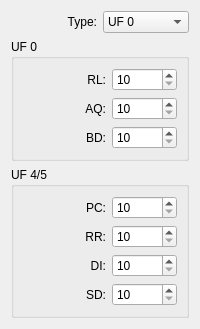
                <widget class="QWidget" name="tab_11">
                 <attribute name="title">
                  <string>Mode S Extend</string>
                 </attribute>
                 <layout class="QVBoxLayout" name="verticalLayout_4">
                  <item>
                   <layout class="QHBoxLayout" name="horizontalLayout_18">
                    <item>
                     <widget class="QLabel" name="label_51">
                      <property name="text">
                       <string>Type:</string>
                      </property>
                      <property name="alignment">
                       <set>Qt::AlignRight|Qt::AlignTrailing|Qt::AlignVCenter</set>
                      </property>
                     </widget>
                    </item>
                    <item>
                     <widget class="QComboBox" name="comboBox_7">
                      <property name="maximumSize">
                       <size>
                        <width>104</width>
                        <height>16777215</height>
                       </size>
                      </property>
                      <item>
                       <property name="text">
                        <string>UF 0</string>
                       </property>
                      </item>
                      <item>
                       <property name="text">
                        <string>UF 4</string>
                       </property>
                      </item>
                      <item>
                       <property name="text">
                        <string>UF 5</string>
                       </property>
                      </item>
                     </widget>
                    </item>
                   </layout>
                  </item>
                  <item>
                   <widget class="QGroupBox" name="groupBox">
                    <property name="title">
                     <string>UF 0</string>
                    </property>
                    <layout class="QVBoxLayout" name="verticalLayout">
                     <item>
                      <layout class="QHBoxLayout" name="horizontalLayout_32">
                       <item>
                        <widget class="QLabel" name="label_54">
                         <property name="text">
                          <string>RL:</string>
                         </property>
                         <property name="alignment">
                          <set>Qt::AlignRight|Qt::AlignTrailing|Qt::AlignVCenter</set>
                         </property>
                        </widget>
                       </item>
                       <item>
                        <widget class="QSpinBox" name="spinBox_5">
                         <property name="maximumSize">
                          <size>
                           <width>65</width>
                           <height>16777215</height>
                          </size>
                         </property>
                         <property name="minimum">
                          <number>10</number>
                         </property>
                         <property name="maximum">
                          <number>55</number>
                         </property>
                        </widget>
                       </item>
                      </layout>
                     </item>
                     <item>
                      <layout class="QHBoxLayout" name="horizontalLayout_33">
                       <item>
                        <widget class="QLabel" name="label_55">
                         <property name="text">
                          <string>AQ:</string>
                         </property>
                         <property name="alignment">
                          <set>Qt::AlignRight|Qt::AlignTrailing|Qt::AlignVCenter</set>
                         </property>
                        </widget>
                       </item>
                       <item>
                        <widget class="QSpinBox" name="spinBox_7">
                         <property name="maximumSize">
                          <size>
                           <width>65</width>
                           <height>16777215</height>
                          </size>
                         </property>
                         <property name="minimum">
                          <number>10</number>
                         </property>
                         <property name="maximum">
                          <number>55</number>
                         </property>
                        </widget>
                       </item>
                      </layout>
                     </item>
                     <item>
                      <layout class="QHBoxLayout" name="horizontalLayout_34">
                       <item>
                        <widget class="QLabel" name="label_56">
                         <property name="text">
                          <string>BD:</string>
                         </property>
                         <property name="alignment">
                          <set>Qt::AlignRight|Qt::AlignTrailing|Qt::AlignVCenter</set>
                         </property>
                        </widget>
                       </item>
                       <item>
                        <widget class="QSpinBox" name="spinBox_8">
                         <property name="maximumSize">
                          <size>
                           <width>65</width>
                           <height>16777215</height>
                          </size>
                         </property>
                         <property name="minimum">
                          <number>10</number>
                         </property>
                         <property name="maximum">
                          <number>55</number>
                         </property>
                        </widget>
                       </item>
                      </layout>
                     </item>
                    </layout>
                   </widget>
                  </item>
                  <item>
                   <widget class="QGroupBox" name="groupBox_3">
                    <property name="title">
                     <string>UF 4/5</string>
                    </property>
                    <layout class="QVBoxLayout" name="verticalLayout_3">
                     <item>
                      <layout class="QHBoxLayout" name="horizontalLayout_35">
                       <item>
                        <widget class="QLabel" name="label_57">
                         <property name="text">
                          <string>PC:</string>
                         </property>
                         <property name="alignment">
                          <set>Qt::AlignRight|Qt::AlignTrailing|Qt::AlignVCenter</set>
                         </property>
                        </widget>
                       </item>
                       <item>
                        <widget class="QSpinBox" name="spinBox_9">
                         <property name="maximumSize">
                          <size>
                           <width>65</width>
                           <height>16777215</height>
                          </size>
                         </property>
                         <property name="minimum">
                          <number>10</number>
                         </property>
                         <property name="maximum">
                          <number>55</number>
                         </property>
                        </widget>
                       </item>
                      </layout>
                     </item>
                     <item>
                      <layout class="QHBoxLayout" name="horizontalLayout_36">
                       <item>
                        <widget class="QLabel" name="label_58">
                         <property name="text">
                          <string>RR:</string>
                         </property>
                         <property name="alignment">
                          <set>Qt::AlignRight|Qt::AlignTrailing|Qt::AlignVCenter</set>
                         </property>
                        </widget>
                       </item>
                       <item>
                        <widget class="QSpinBox" name="spinBox_10">
                         <property name="maximumSize">
                          <size>
                           <width>65</width>
                           <height>16777215</height>
                          </size>
                         </property>
                         <property name="minimum">
                          <number>10</number>
                         </property>
                         <property name="maximum">
                          <number>55</number>
                         </property>
                        </widget>
                       </item>
                      </layout>
                     </item>
                     <item>
                      <layout class="QHBoxLayout" name="horizontalLayout_37">
                       <item>
                        <widget class="QLabel" name="label_59">
                         <property name="text">
                          <string>DI:</string>
                         </property>
                         <property name="alignment">
                          <set>Qt::AlignRight|Qt::AlignTrailing|Qt::AlignVCenter</set>
                         </property>
                        </widget>
                       </item>
                       <item>
                        <widget class="QSpinBox" name="spinBox_11">
                         <property name="maximumSize">
                          <size>
                           <width>65</width>
                           <height>16777215</height>
                          </size>
                         </property>
                         <property name="minimum">
                          <number>10</number>
                         </property>
                         <property name="maximum">
                          <number>55</number>
                         </property>
                        </widget>
                       </item>
                      </layout>
                     </item>
                     <item>
                      <layout class="QHBoxLayout" name="horizontalLayout_38">
                       <item>
                        <widget class="QLabel" name="label_60">
                         <property name="text">
                          <string>SD:</string>
                         </property>
                         <property name="alignment">
                          <set>Qt::AlignRight|Qt::AlignTrailing|Qt::AlignVCenter</set>
                         </property>
                        </widget>
                       </item>
                       <item>
                        <widget class="QSpinBox" name="spinBox_12">
                         <property name="maximumSize">
                          <size>
                           <width>65</width>
                           <height>16777215</height>
                          </size>
                         </property>
                         <property name="minimum">
                          <number>10</number>
                         </property>
                         <property name="maximum">
                          <number>55</number>
                         </property>
                        </widget>
                       </item>
                      </layout>
                     </item>
                    </layout>
                   </widget>
                  </item>
                 </layout>
                </widget>
